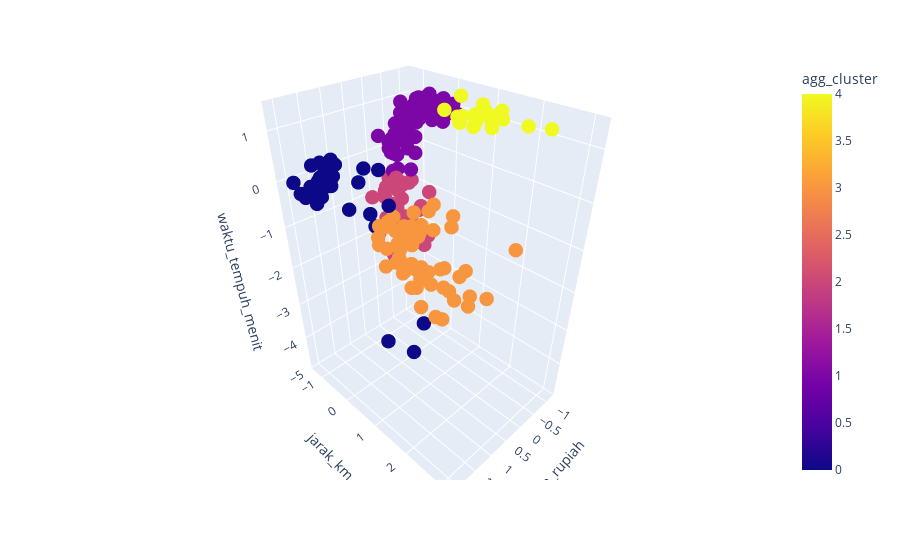

Source (notebook cell):
### Markdown cell above
#### Ward Linkage

### Code cell
model = AgglomerativeClustering(n_clusters = 5, linkage='ward')
labels = model.fit_predict(df_normalized)

df_normalized['agg_cluster'] = labels
fig = px.scatter_3d(
  df_normalized,
  x='harga_rupiah',
  y='jarak_km',
  z='waktu_tempuh_menit',
  color='agg_cluster'
)
fig.update_traces(marker=dict(size=5))
fig.show()

### Figure 1 — Plotly figure (JSON) as saved in the notebook; plotly's stock layout.template omitted (floating-point values rounded to 4 significant figures; data arrays with more than 128 entries replaced by an {"elided": "..."} marker saying what was removed)
{"data": [{"hovertemplate": "harga_rupiah=%{x}<br>jarak_km=%{y}<br>waktu_tempuh_menit=%{z}<br>agg_cluster=%{marker.color}<extra></extra>", "legendgroup": "", "marker": {"color": {"elided": "255 int values"}, "coloraxis": "coloraxis", "size": 5, "symbol": "circle"}, "mode": "markers", "name": "", "scene": "scene", "showlegend": false, "type": "scatter3d", "x": {"elided": "255 float values"}, "y": {"elided": "255 float values"}, "z": {"elided": "255 float values"}}], "layout": {"coloraxis": {"colorbar": {"title": {"text": "agg_cluster"}}, "colorscale": [[0, "#0d0887"], [0.1111, "#46039f"], [0.2222, "#7201a8"], [0.3333, "#9c179e"], [0.4444, "#bd3786"], [0.5556, "#d8576b"], [0.6667, "#ed7953"], [0.7778, "#fb9f3a"], [0.8889, "#fdca26"], [1, "#f0f921"]]}, "legend": {"tracegroupgap": 0}, "margin": {"t": 60}, "scene": {"domain": {"x": [0, 1], "y": [0, 1]}, "xaxis": {"title": {"text": "harga_rupiah"}}, "yaxis": {"title": {"text": "jarak_km"}}, "zaxis": {"title": {"text": "waktu_tempuh_menit"}}}}}
